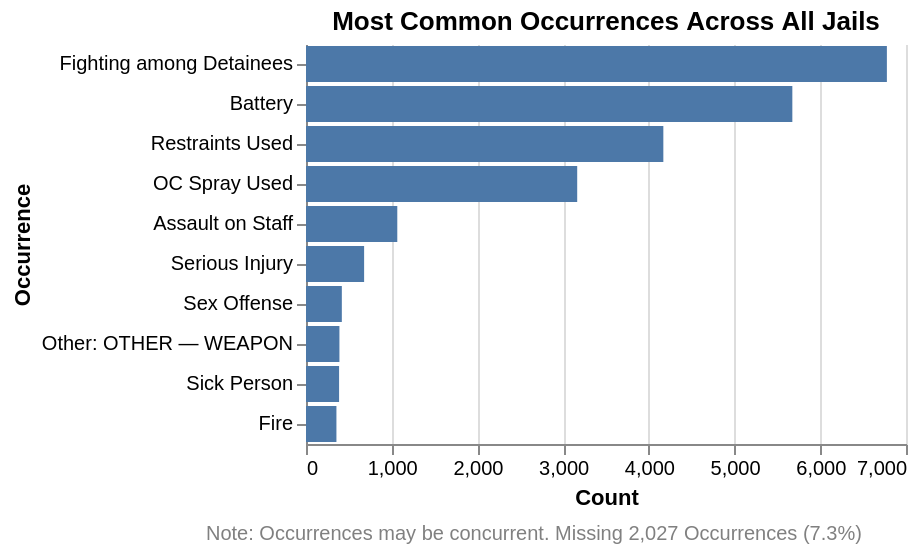

Notebook code for this chart:
### Code cell
samples_df = samples_df.with_columns(
    pl.when(pl.col("Cleaned Occurrences") == "")
    .then(pl.lit("Error, no occurrence found"))
    .otherwise(pl.col("Cleaned Occurrences"))
    .alias("Cleaned Occurrences")
)

def clean_other(df):
    pattern = r"specify"
    df = df.with_columns(
    pl.when(pl.col("Cleaned Occurrences").str.contains(pattern))
    .then(pl.col("Cleaned Occurrences").str.extract(r"\):\s*(\S.*)"))
    .otherwise(pl.col("Cleaned Occurrences"))
    .alias("Cleaned Occurrences")
    )

    return df

total_occurrence_result = (
    samples_df
    .with_columns(
        pl.col("Cleaned Occurrences").str.split(",").alias("Cleaned Occurrences")
    )
    .explode("Cleaned Occurrences")
    .filter(pl.col("Cleaned Occurrences").is_not_null())
    .select(
        pl.col("Cleaned Occurrences").value_counts(sort=True)
    )
    .unnest("Cleaned Occurrences")
    .head(12)
)

total_occurrence_result = clean_other(total_occurrence_result)

total_occurrence_result = total_occurrence_result.filter(~pl.col("Cleaned Occurrences").is_in(["Error", " no occurrence found"]))

total_occurrence_chart = alt.Chart(total_occurrence_result).mark_bar().encode(
    x=alt.X("count:Q", title="Count"),
    y=alt.Y("Cleaned Occurrences:N", title="Occurrence").sort('-x')
).properties(
    title="Most Common Occurrences Across All Jails"
)

total_occurrence_chart = alt.Chart(total_occurrence_result).mark_bar(
    color="#54728d"
).encode(
    x=alt.X('count:Q', title='Number of Cases'),
    y=alt.Y('Cleaned Occurrences:N', sort='-x', title='Occurrence'),
    tooltip=[
        alt.Tooltip('Cleaned Occurrences:N', title='Occurrence'),
        alt.Tooltip('count:Q', format=',d', title='Case Count')
    ]
).properties(
    width=600,
    height=400,
    title='Most Common Occurrences Across All Jails'
)

# Footnote as a separate text chart (keep your note)
footnote = alt.Chart(pl.DataFrame({
    "text": ["Note: Occurrences may be concurrent. Missing 2,027 Occurrences (7.3%)"],
    "x": [0],
    "y": [0]
})).mark_text(
    align="left",
    baseline="bottom",
    fontSize=10,
    dx=0,
    dy=20,
    color="gray"
).encode(
    x=alt.value(-50),
    y=alt.value(440),
    text="text:N"
)

# Layer chart and footnote, remove box
total_occurrence_chart = alt.layer(
    total_occurrence_chart,
    footnote
).configure_view(
    stroke=None
)

total_occurrence_chart

#Missing 2,027 Occurrences (7.3%)"

### Figure 1 — Vega-Lite specification as saved in the notebook (floating-point values rounded to 4 significant figures)
{"config": {"view": {"continuousWidth": 300, "continuousHeight": 300, "stroke": null}}, "layer": [{"data": {"name": "data-11044021fd7c1e2a1954ce4165d80ea5"}, "mark": {"type": "bar"}, "encoding": {"x": {"field": "count", "title": "Count", "type": "quantitative"}, "y": {"field": "Cleaned Occurrences", "sort": "-x", "title": "Occurrence", "type": "nominal"}}, "title": "Most Common Occurrences Across All Jails"}, {"data": {"name": "data-ddd34104ddae3c1e088a8ca46401a7a7"}, "mark": {"type": "text", "align": "left", "baseline": "bottom", "color": "gray", "dx": 0, "dy": 20, "fontSize": 10}, "encoding": {"text": {"field": "text", "type": "nominal"}, "x": {"value": -50}, "y": {"value": 230}}}], "$schema": "https://vega.github.io/schema/vega-lite/v5.20.1.json", "datasets": {"data-11044021fd7c1e2a1954ce4165d80ea5": [{"Cleaned Occurrences": "Fighting among Detainees", "count": 6777}, {"Cleaned Occurrences": "Battery", "count": 5674}, {"Cleaned Occurrences": "Restraints Used", "count": 4169}, {"Cleaned Occurrences": "OC Spray Used", "count": 3164}, {"Cleaned Occurrences": "Assault on Staff", "count": 1065}, {"Cleaned Occurrences": "Serious Injury", "count": 678}, {"Cleaned Occurrences": "Sex Offense", "count": 418}, {"Cleaned Occurrences": "Other: OTHER — WEAPON\n", "count": 390}, {"Cleaned Occurrences": "Sick Person", "count": 386}, {"Cleaned Occurrences": "Fire", "count": 355}], "data-ddd34104ddae3c1e088a8ca46401a7a7": [{"text": "Note: Occurrences may be concurrent. Missing 2,027 Occurrences (7.3%)", "x": 0, "y": 0}]}}
